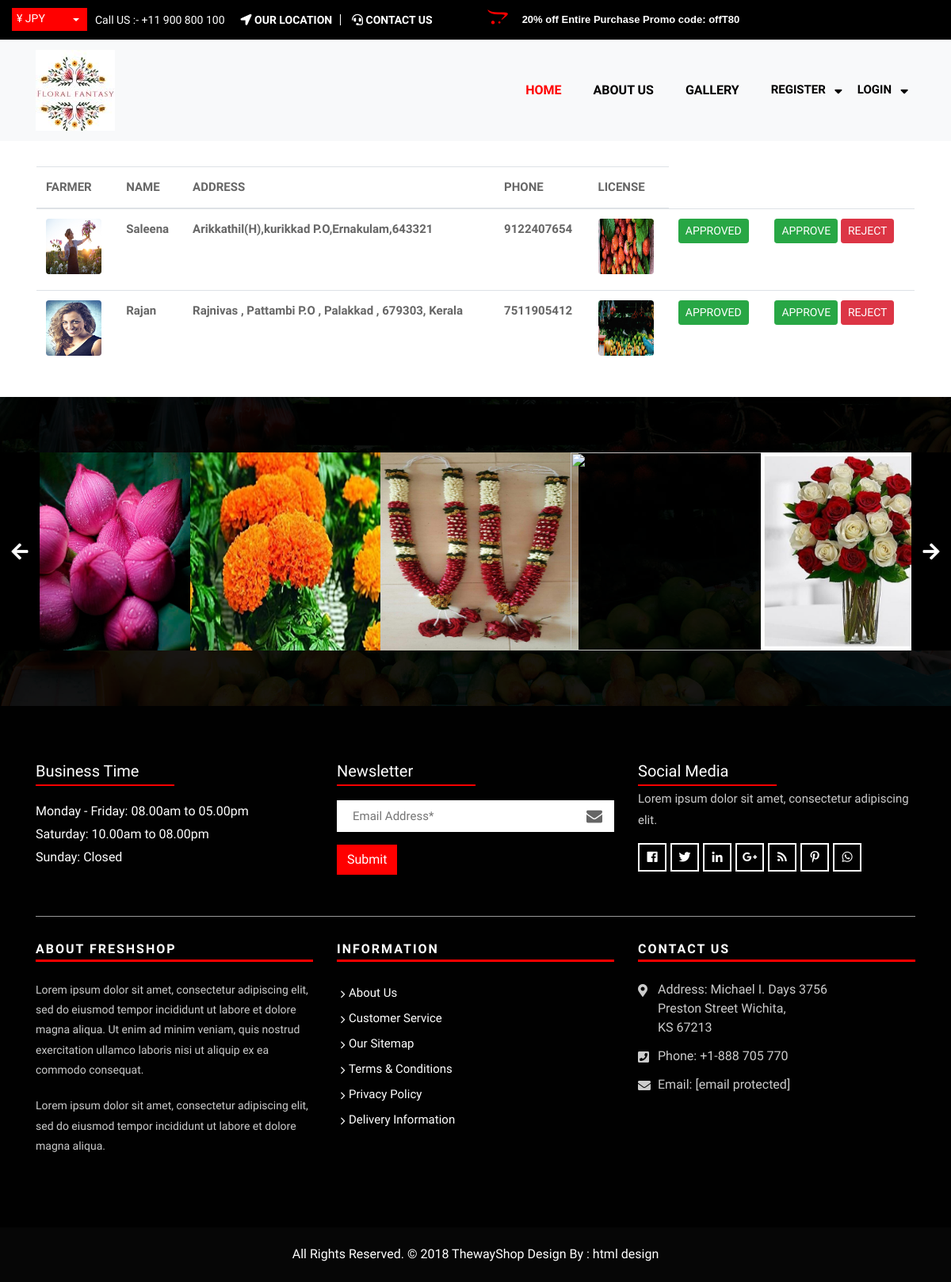
Screenshot of /frview with the database file from the repository.
### fapp/models.py (models this page shows, shortened)
class farmer(models.Model):
    name=models.CharField(max_length=15)
    address=models.CharField(max_length=50)
    phonenumber=models.IntegerField()
    bankname=models.CharField(max_length=30)
    accountnumber=models.IntegerField()
    ifsccode=models.CharField(max_length=15)
    username=models.CharField(max_length=15)
    email=models.EmailField(default='farmer@gmail.com')
    password=models.CharField(max_length=20)
    image=models.ImageField()
    flicense=models.ImageField()
    status=models.IntegerField(default=0)

### fapp/views.py (the view)
# urls.py: path('frview',views.frview,name='frview'),
def frview(r):
    re=farmer.objects.all()
    return render(r,'frview.html',{'st':re})

### templates/frview.html (shortened to what this page needs)
{% extends 'BASEE.html' %}
{% load static %}
{% block body %}
<div class="container mt-3 p-3">
          <form method="post">
            <table class="table table-hover">
              <thead>
                <tr>
                  <th>FARMER</th>
                  <th>NAME</th>
                  <th>ADDRESS</th>
                  <th>PHONE</th>
                  <th>LICENSE</th>
                </tr>
              </thead>
              <tbody>
                {% for i in st %}
                <tr>
                  <td> <a href="usrdisplay2/{{i.cartitm.pk}}"> <img class="card-img-top rounded mb-2" src="{{i.image.url}}" alt="Card image" style="width:70px;height: 70px;"></a> </td>
                  <th>{{i.name}}</th>
                  <th>{{i.address}}</th>
                  <th>{{i.phonenumber}}</th>
                  <td> <a href="usrdisplay2/{{i.cartitm.pk}}"> <img class="card-img-top rounded mb-2" src="{{i.flicense.url}}" alt="Card image" style="width:70px;height: 70px;"></a> </td>
                  {% if i.status == 0 %}
                  <th><button class="btn btn-primary height-auto btn-sm"></a>PENDING</th>
                  {% elif i.status == 1 %}
                  <th><button  class="btn btn-success height-auto btn-sm">APPROVED</a></th>
                  {% else %}
                  <th><button  class="btn btn-danger height-auto btn-sm">REJECTED</a></th>
                  {% endif %}
                  <th><a href="approve/{{i.id}}" class="btn btn-success height-auto btn-sm">APPROVE</i></a>
                  <a href="cancel/{{i.id}}" class="btn btn-danger height-auto btn-sm">REJECT</i></a></th>
                </tr>
                {% endfor %}
              </tbody>
            </table>
          </form>
</div>
{% endblock %}

### static/css/style.css (style rules this page uses)
body { color: #666666; font-size: 15px; font-family: 'Dosis', sans-serif; line-height: 1.80857; }
a { color: #1f1f1f; text-decoration: none !important; outline: none !important; -webkit-transition: all .3s ease-in-out; -moz-transition: all .3s ease-in-out; -ms-transition: all .3s ease-in-out; -o-transition: all .3s ease-in-out; transition: all .3s ease-in-out; }
a { color: #1f1f1f; text-decoration: none; outline: none; }
a, .btn { text-decoration: none !important; outline: none !important; -webkit-transition: all .3s ease-in-out; -moz-transition: all .3s ease-in-out; -ms-transition: all .3s ease-in-out; -o-transition: all .3s ease-in-out; transition: all .3s ease-in-out; }

### static/css/bootsnav.css (style rules this page uses)
body { -webkit-transition: all 0.3s ease-in-out; -moz-transition: all 0.3s ease-in-out; -o-transition: all 0.3s ease-in-out; -ms-transition: all 0.3s ease-in-out; transition: all 0.3s ease-in-out; }

### rows the page displays
farmer: image (picture), name "Saleena", address "Arikkathil(H),kurikkad P.O,Ernakulam,643321", phonenumber "9122407654", flicense (picture), status "APPROVED"
farmer: image (picture), name "Rajan", address "Rajnivas , Pattambi P.O , Palakkad , 679303, Kerala", phonenumber "7511905412", flicense (picture), status "APPROVED"
